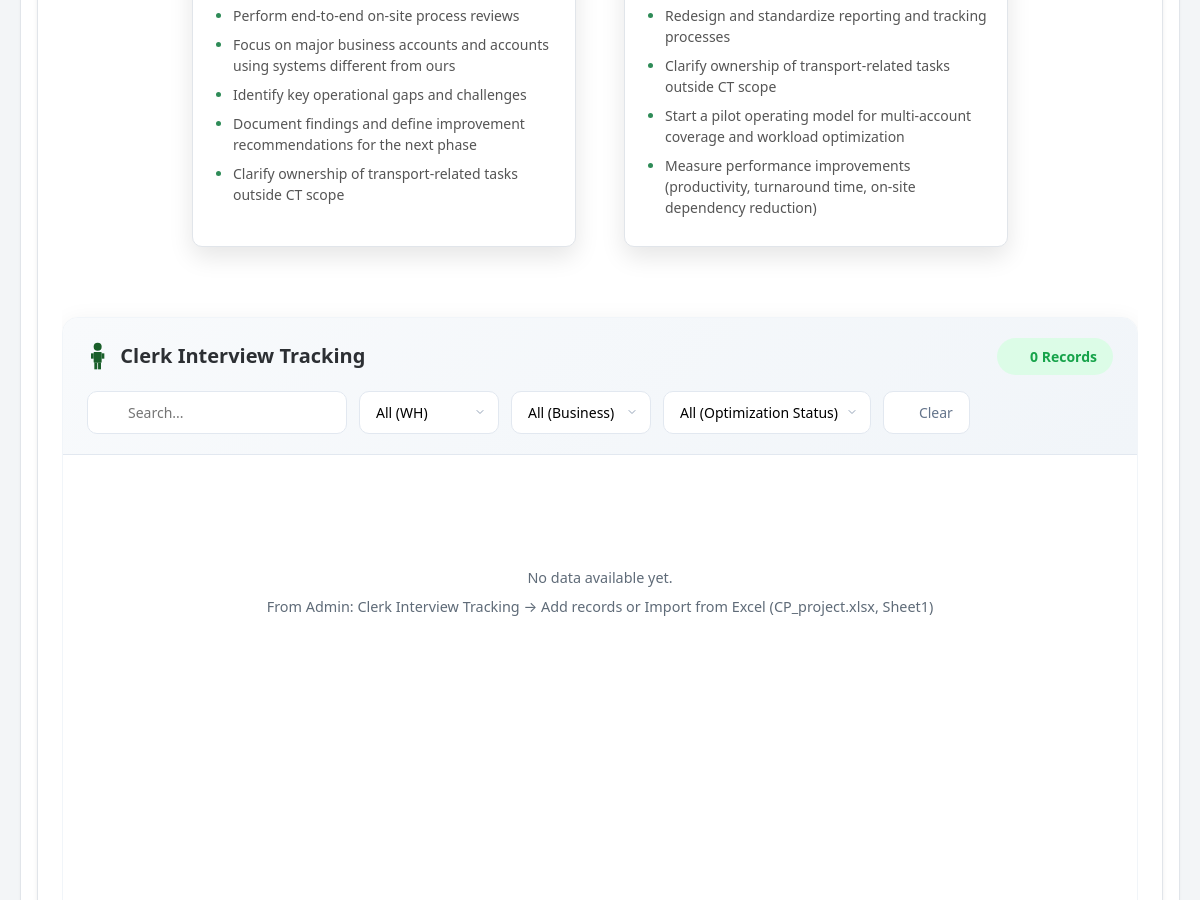
The app's page / (middle part), older data.
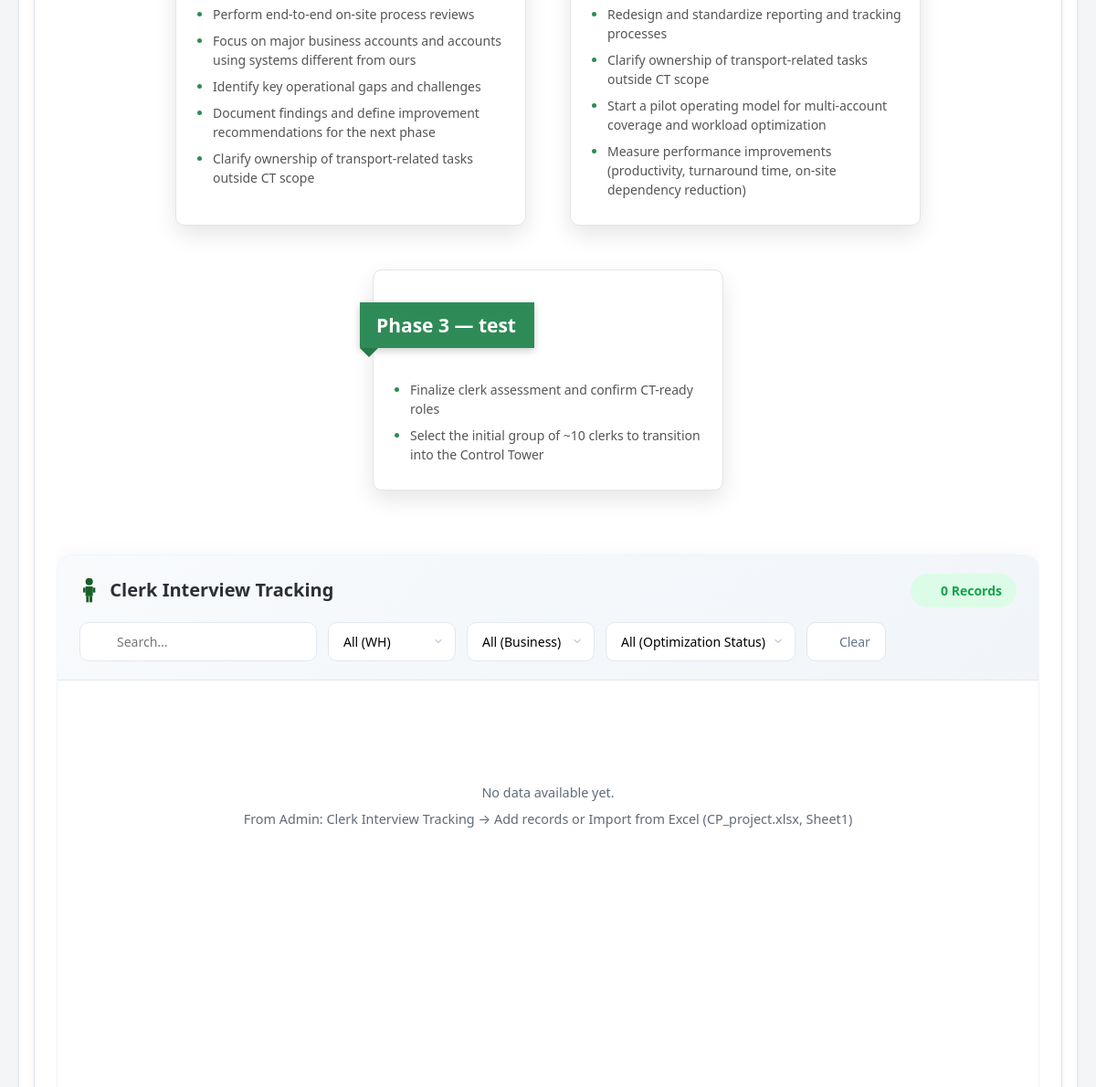
The same page, newer data.
### dashboard/models.py (models this page shows, shortened)
class PhaseSection(models.Model):
    title = models.CharField(
        max_length=200,
        blank=True,
        null = True,
        help_text="Optional phase title (e.g. Phase 1 details). Used as fallback if Days number is empty.",
    )
    days_number = models.PositiveSmallIntegerField(
        null=True,
        blank=True,
        help_text="Number on the ribbon (e.g. 30, 60, 90). Enter from Admin.",
    )
    days_label = models.CharField(
        max_length=50,
        default="DAYS",
        blank=True,
        help_text="Label next to the number (e.g. DAYS).",
    )
    display_order = models.PositiveSmallIntegerField(
        default=0, help_text="Section display order: smaller appears first."
    )
    is_active = models.BooleanField(default=True, help_text="If disabled, won't appear in the interface.")
    class Meta:
        verbose_name = "Phase Section"
        verbose_name_plural = "Phase Sections"
        ordering = ["display_order", "id"]

class PhasePoint(models.Model):
    section = models.ForeignKey(
        PhaseSection, on_delete=models.CASCADE, related_name="points", help_text="The phase this point belongs to."
    )
    text = models.CharField(max_length=255, help_text="Brief text for the point.")
    display_order = models.PositiveSmallIntegerField(
        default=0, help_text="Point display order within the section."
    )
    class Meta:
        verbose_name = "Phase Point"
        verbose_name_plural = "Phase Points"
        ordering = ["section", "display_order", "id"]

### dashboard/views.py (the view, shortened to what this page needs)
# urls.py: path("", UploadExcelViewRoche.as_view(), name="upload_excel"),
@method_decorator(csrf_exempt, name="dispatch")
@method_decorator(
    cache_control(no_cache=True, no_store=True, must_revalidate=True, max_age=0),
    name="dispatch",
)
class UploadExcelViewRoche(View):
    template_name = "index.html"
    excel_file_name = "all sheet.xlsm"
    correct_code = "1234"
    EXCLUDE_TABS = []  # مثال: ["Sheet2", "تقارير قديمة", "Backup"]
    INCLUDE_ONLY_TABS = (
        None  # مثال: ["Overview", "Dock to stock", "Order General Information"]
    )
    DASHBOARD_TAB_NAME = "Dashboard"
    USE_WAREHOUSE_TAB_ONLY = True
    DEFAULT_EXCEL_FILENAMES = [
        "all sheet.xlsm",
        "all sheet.xlsx",
        "all_sheet.xlsm",
        "all_sheet.xlsx",
    ]
    MONTH_LOOKUP = {}
    MONTH_PREFIXES = set()
    for idx in range(1, 13):
        abbr = month_abbr[idx]
        full = month_name[idx]
        if abbr:
            MONTH_LOOKUP[abbr.lower()] = abbr
            MONTH_PREFIXES.add(abbr.lower())
        if full:
            MONTH_LOOKUP[full.lower()] = abbr
        MONTH_LOOKUP[str(idx)] = abbr
        MONTH_LOOKUP[f"{idx:02d}"] = abbr
    MONTH_LOOKUP["sept"] = "Sep"
    AGGREGATE_COLUMN_KEYWORDS = {
        "total",
        "grand total",
        "overall total",
        "sum",
        "ytd",
        "y.t.d.",
        "avg",
        "average",
        "target",
        "target (%)",
        "target %",
        "target%",
        "cumulative",
    }
    @method_decorator(cache_control(max_age=3600, public=True), name="get")
    def get(self, request):
        if getattr(self, "USE_WAREHOUSE_TAB_ONLY", False):
            meeting_points = MeetingPoint.objects.all().order_by("is_done", "-created_at")
            render_context = {
                "data_is_uploaded": True,
                "months": [],
                "excel_tabs": [],
                "active_tab": "warehouse",
                "tab_summaries": [],
                "form": ExcelUploadForm(),
                "meeting_points": meeting_points,
                "done_count": meeting_points.filter(is_done=True).count(),
                "total_count": meeting_points.count(),
                "all_tab_data": {"detail_html": ""},
                "raw_tab_data": None,
                "warehouse_overview": context_helpers.get_warehouse_overview_list(),
                "clerk_interview_rows": context_helpers.get_clerk_interview_list(),
                "dashboard_theme": context_helpers.get_dashboard_theme_dict(),
                "phases_sections": context_helpers.get_phases_sections_list(),
                "recommendations": context_helpers.get_recommendations_list(),
                "weekly_tracker_rows": context_helpers.get_weekly_project_tracker_list(),
                "progress_status_rows": context_helpers.get_progress_status_list(),
                "potential_challenges_rows": context_helpers.get_potential_challenges_list(),
                "project_tracker_items": context_helpers.get_project_tracker_list(
                    project_type=request.GET.get("project_type") or None
                ),
                "clerk_details": context_helpers.get_clerk_details_list(),
            }
            return render(request, self.template_name, render_context)

### dashboard/forms.py
class ExcelUploadForm(forms.Form):
    excel_file = forms.FileField(
        label="Select Excel file (e.g. all sheet.xlsm)",
        required=True,
        widget=forms.ClearableFileInput(attrs={
            "class": "form-control",
            "accept": ".xlsx,.xlsm",
        })
    )

### dashboard/context_helpers.py (called while the page is built)
def get_dashboard_theme_dict():
    try:
        from .models import DashboardTheme, DEFAULT_THEME_COLORS
        qs = DashboardTheme.objects.all()
        theme_dict = {t.key: t.value or "" for t in qs}
        for key, value, description, category in DEFAULT_THEME_COLORS:
            if key not in theme_dict or not theme_dict[key]:
                theme_dict[key] = value
        return theme_dict
    except Exception:
        from .models import DEFAULT_THEME_COLORS
        return {key: value for key, value, desc, cat in DEFAULT_THEME_COLORS}

### templates/index.html (shortened to what this page needs)
{% extends 'base.html' %} {% load static %} {% load sass_tags %} {% block css %}
<link
  rel="stylesheet"
  type="text/css"
  href="{% static 'assets/css/vendors/calendar.css' %}"
/>
<link
  rel="stylesheet"
  type="text/css"
  href="{% static 'assets/css/vendors/datatables.css' %}"
/>
<link
  rel="stylesheet"
  type="text/css"
  href="{% static 'assets/css/vendors/date-picker.css' %}"
/>
<link
  rel="stylesheet"
  type="text/css"
  href="{% static 'assets/css/vendors/vector-map.css' %}"
/>
<link
  rel="stylesheet"
  type="text/css"
  href="{% static 'assets/css/vendors/fullcalender.css' %}"
/>
<link
  rel="stylesheet"
  href="https://cdn.jsdelivr.net/npm/bootstrap-icons@1.11.3/font/bootstrap-icons.min.css"
/>
{% endblock css %}
{% block content %}
{% include 'components/ui-kits/tab-bootstrap/components/dashboard-tabs.html' %}
{% endblock content %}

### templates/components/ui-kits/tab-bootstrap/components/warehouse-cards.html (shortened to what the changed rows need)
{% load static %}
<div class="warehouse-cards-section">
  {% if phases_sections %}
  <section class="plan-section">
    <div class="plan-wrapper">
      {% for section in phases_sections %}
      <div class="card">
        {% if forloop.first %}
        <div class="ribbon ribbon--light">
          {% if section.display_number %}{{ section.display_number }}{% endif %}
          {{ section.display_label }}
        </div>
        {% else %}
        <div class="ribbon ribbon--dark">
          {{ section.display_label }}
        </div>
        {% endif %} {% if section.points %}
        <ul>
          {% for point in section.points %}
          <li>{{ point }}</li>
          {% endfor %}
        </ul>
        {% else %}
        <div class="plan-empty">No tasks defined yet</div>
        {% endif %}
      </div>
      {% endfor %}
    </div>
  </section>
  {% endif %}
</div>

Row changes from the older to the newer data that the page shows:
added PhaseSection: display_label "Phase 3 — test"
added PhasePoint: points "Finalize clerk assessment and confirm CT-ready roles"
added PhasePoint: points "Select the initial group of ~10 clerks to transition into the Control Tower"
